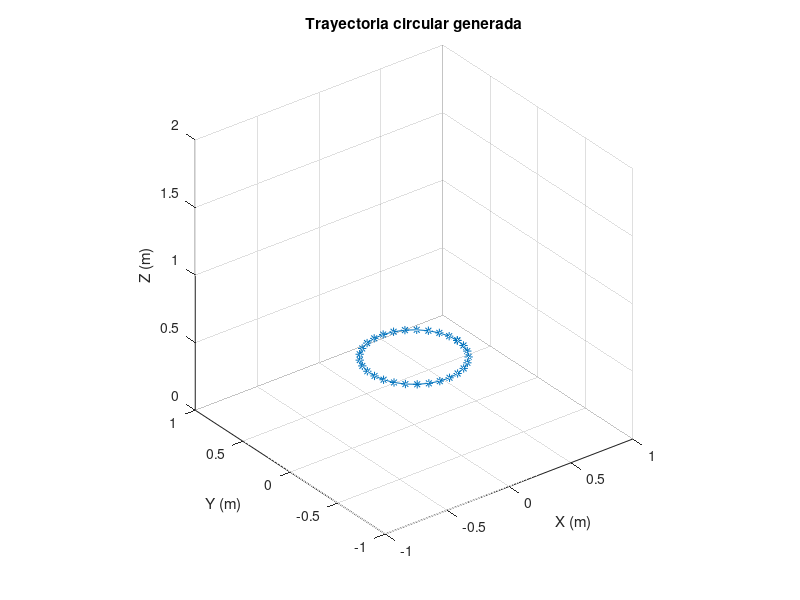

Reproduce this figure in MATLAB. (Note: this script raises an error after producing the figure.)
% =========================================================================
% PROYECTO DE GRADUACIÓN: HERRAMIENTAS DE SOFTWARE PARA CRAZYFLIE
% Pablo Javier Caal Leiva - 20538
% -------------------------------------------------------------------------
% Prueba de seguimiento de trayectoria circular en Crazyflie con Flow Deck
% =========================================================================

%% Añadir la carpeta de comandos al path usando una ruta relativa
addpath('../../Crazyflie-Matlab');
addpath('../../Robotat');

%% Generación de trayectoria circular con origen fijo
origin = [0,0,0];
circle_center = origin(1:3) + [0, 0, 0.5];
N = 30;
radio = 0.35;
theta = linspace(0, 2*pi, N);  
x = circle_center(1) + radio * cos(theta);
y = circle_center(2) + radio * sin(theta);
z = circle_center(3) * ones(1, N);
plot3(x, y, z, '*-', 'DisplayName', 'Trayectoria Circular');
xlabel('X (m)');
ylabel('Y (m)');
zlabel('Z (m)');
title('Trayectoria circular generada');
grid on;
axis equal;
axis([-1 1 -1 1 0 2]);
view(3);

%% Ejecución de vuelo en Crazyflie con Flow Deck
dron_id = 8;    
velocity = 1.0;
crazyflie_1 = crazyflie_connect(dron_id);
crazyflie_takeoff(crazyflie_1, 0.5, 1.0);
pause(1);
crazyflie_move_to_position(crazyflie_1, x(1), y(1), z(1), 0.5);
pause(1);
for i = 1:N
    crazyflie_move_to_position(crazyflie_1, x(i), y(i), z(i), velocity);
end
pause(1);
crazyflie_move_to_position(crazyflie_1, 0, 0, 0.5, velocity);
crazyflie_land(crazyflie_1);
pause(1);

crazyflie_disconnect(crazyflie_1);

%%
dron_id = 8;    
crazyflie_1 = crazyflie_connect(dron_id);
crazyflie_takeoff(crazyflie_1, 0.5, 2.5); 
crazyflie_move_to_position(crazyflie_1, 1, 1, 0.5, 0.2);
crazyflie_move_to_position(crazyflie_1, 0, 0, 0.5, 0.2);
crazyflie_land(crazyflie_1);
crazyflie_disconnect(crazyflie_1);